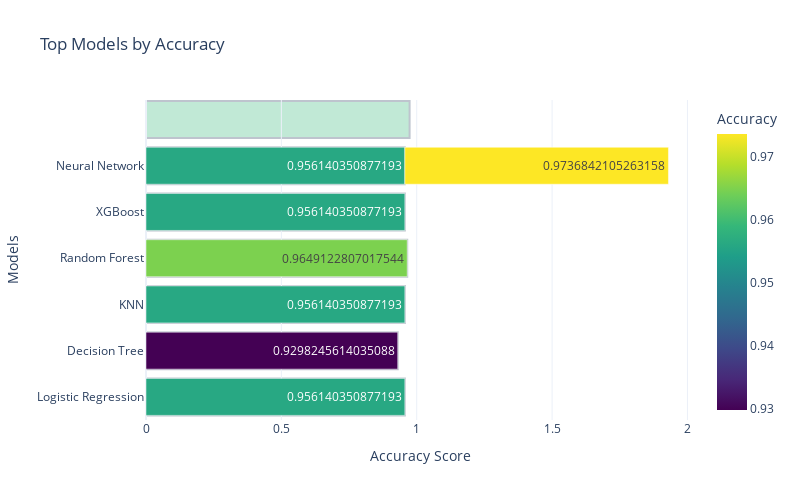

Source (notebook cell):
### Code cell
color_scale = px.colors.sequential.Viridis

# Create a horizontal bar plot
fig = px.bar(results.iloc[:7], x='Accuracy', y='Model', orientation='h',
             color='Accuracy', color_continuous_scale=color_scale,
             text='Accuracy', title='Top Models by Accuracy',
             labels={'Accuracy': 'Accuracy Score', 'Model': 'Models'},
             template='plotly_white')

# Customize layout
fig.update_layout(width=800, height=500,  # Adjust dimensions as needed
                  xaxis_title='Accuracy Score', yaxis_title='Models',
                  uniformtext_minsize=10, uniformtext_mode='hide',
                  coloraxis_colorbar_title='Accuracy',
                  showlegend=False)  # Remove the legend

# Add rounded rectangle shapes behind the bars for a better visual effect
for i, acc in enumerate(results['Accuracy'].iloc[:7]):
    fig.add_shape(type='rect',
                  x0=0, x1=acc, y0=i - 0.4, y1=i + 0.4,
                  fillcolor=color_scale[i], opacity=0.3,
                  layer='below')

# Show the figure
fig.show()

### Figure 1 — Plotly figure (JSON) as saved in the notebook; plotly's stock layout.template omitted (floating-point values rounded to 4 significant figures)
{"data": [{"alignmentgroup": "True", "hovertemplate": "Accuracy Score=%{marker.color}<br>Models=%{y}<extra></extra>", "legendgroup": "", "marker": {"color": [0.9561, 0.9298, 0.9561, 0.9649, 0.9561, 0.9561, 0.9737], "coloraxis": "coloraxis", "pattern": {"shape": ""}}, "name": "", "offsetgroup": "", "orientation": "h", "showlegend": false, "text": [0.9561, 0.9298, 0.9561, 0.9649, 0.9561, 0.9561, 0.9737], "textposition": "auto", "type": "bar", "x": [0.9561, 0.9298, 0.9561, 0.9649, 0.9561, 0.9561, 0.9737], "xaxis": "x", "y": ["Logistic Regression", "Decision Tree", "KNN", "Random Forest", "XGBoost", "Neural Network", "Neural Network"], "yaxis": "y"}], "layout": {"barmode": "relative", "coloraxis": {"colorbar": {"title": {"text": "Accuracy"}}, "colorscale": [[0, "#440154"], [0.1111, "#482878"], [0.2222, "#3e4989"], [0.3333, "#31688e"], [0.4444, "#26828e"], [0.5556, "#1f9e89"], [0.6667, "#35b779"], [0.7778, "#6ece58"], [0.8889, "#b5de2b"], [1, "#fde725"]]}, "height": 500, "legend": {"tracegroupgap": 0}, "shapes": [{"fillcolor": "#440154", "layer": "below", "opacity": 0.3, "type": "rect", "x0": 0, "x1": 0.9561, "y0": -0.4, "y1": 0.4}, {"fillcolor": "#482878", "layer": "below", "opacity": 0.3, "type": "rect", "x0": 0, "x1": 0.9298, "y0": 0.6, "y1": 1.4}, {"fillcolor": "#3e4989", "layer": "below", "opacity": 0.3, "type": "rect", "x0": 0, "x1": 0.9561, "y0": 1.6, "y1": 2.4}, {"fillcolor": "#31688e", "layer": "below", "opacity": 0.3, "type": "rect", "x0": 0, "x1": 0.9649, "y0": 2.6, "y1": 3.4}, {"fillcolor": "#26828e", "layer": "below", "opacity": 0.3, "type": "rect", "x0": 0, "x1": 0.9561, "y0": 3.6, "y1": 4.4}, {"fillcolor": "#1f9e89", "layer": "below", "opacity": 0.3, "type": "rect", "x0": 0, "x1": 0.9561, "y0": 4.6, "y1": 5.4}, {"fillcolor": "#35b779", "layer": "below", "opacity": 0.3, "type": "rect", "x0": 0, "x1": 0.9737, "y0": 5.6, "y1": 6.4}], "showlegend": false, "title": {"text": "Top Models by Accuracy"}, "uniformtext": {"minsize": 10, "mode": "hide"}, "width": 800, "xaxis": {"anchor": "y", "domain": [0, 1], "title": {"text": "Accuracy Score"}}, "yaxis": {"anchor": "x", "domain": [0, 1], "title": {"text": "Models"}}}}
